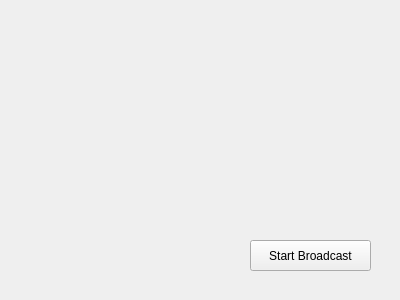
<?xml version="1.0" encoding="UTF-8"?>
<ui version="4.0">
 <class>Widget</class>
 <widget class="QWidget" name="Widget">
  <property name="geometry">
   <rect>
    <x>0</x>
    <y>0</y>
    <width>400</width>
    <height>300</height>
   </rect>
  </property>
  <property name="windowTitle">
   <string>Widget</string>
  </property>
  <widget class="QPushButton" name="pushButton">
   <property name="geometry">
    <rect>
     <x>250</x>
     <y>240</y>
     <width>121</width>
     <height>31</height>
    </rect>
   </property>
   <property name="text">
    <string>Start Broadcast</string>
   </property>
  </widget>
 </widget>
 <layoutdefault spacing="6" margin="11"/>
 <resources/>
 <connections/>
</ui>
